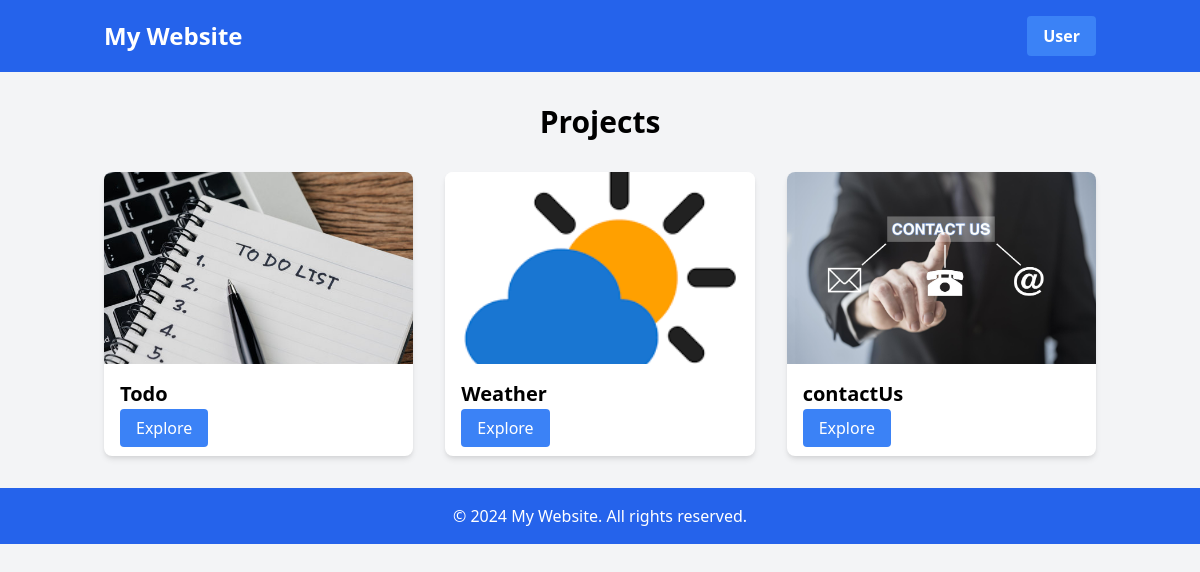
The page / on the database its author committed.
### home/models.py (models this page shows, shortened)
class Category(models.Model):
    ctgName = models.CharField(unique=True, max_length=80)
    ctgImage = models.ImageField(upload_to='home/images/')
    ctgURL = models.CharField(unique=True, max_length=80)
    isActive = models.BooleanField()

### home/views.py (the view)
# urls.py: 2. Add a URL to urlpatterns:  path('', views.home, name='home')
def home(request):
    categoryList = Category.objects.all()
    data = {
        'categoryList':categoryList
    }
    return render(request, 'home/index.html', data)

### templates/home/index.html
{% extends "home/base.html" %}
{% block content %}
<div class="container mx-auto px-4 py-8">
    <h1 class="text-3xl font-bold mb-8 text-center">Projects</h1>
    <div class="grid grid-cols-1 md:grid-cols-2 lg:grid-cols-3 gap-8">
    {% include 'home/components/categoryCard.html' %}
    </div>
</div>
{% endblock content%}

### templates/home/components/categoryCard.html
    {% for Category in categoryList%}
    <div class="bg-white rounded-lg shadow-md overflow-hidden">
        <img class="w-full h-48 object-cover" src="{{Category.ctgImage.url}}" alt="Category Image">
        <div class="p-4">
            <h2 class="text-xl font-semibold mb-2">{{Category.ctgName}}</h2>
            <a href="{%with catUrl=Category.ctgURL %}{%url catUrl%} {%endwith%}" class="bg-blue-500 text-white px-4 py-2 rounded hover:bg-blue-600">Explore</a>
        </div>
    </div>
    {% endfor %}

### rows shown on the page
Category: ctgImage (picture), ctgName "Todo"
Category: ctgImage (picture), ctgName "Weather"
Category: ctgImage (picture), ctgName "contactUs"
